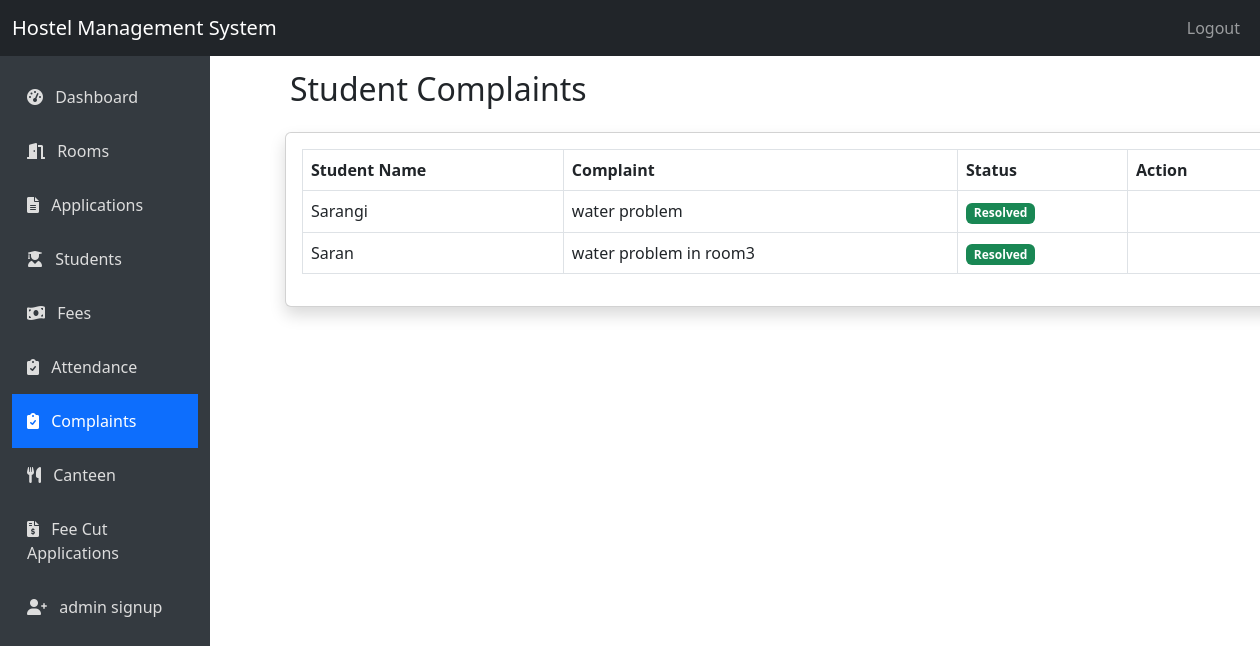
Screenshot of /admin/complaints (signed in) with the database file from the repository.
### hostel1.11-main/hostel1.0/app.py (models this page shows)
class Complaint(db.Model):
    id = db.Column(db.Integer, primary_key=True)
    student_id = db.Column(db.Integer, db.ForeignKey('student.id'), nullable=False)
    text = db.Column(db.Text, nullable=False)
    status = db.Column(db.String(20), default='pending')  # pending, resolved
    created_at = db.Column(db.DateTime, default=datetime.utcnow)
    student = db.relationship('Student', backref=db.backref('complaints', lazy=True))

class Student(db.Model):
    id = db.Column(db.Integer, primary_key=True)
    user_id = db.Column(db.Integer, db.ForeignKey('user.id'), nullable=False)
    name = db.Column(db.String(100), nullable=False)
    email = db.Column(db.String(100), unique=True, nullable=False)
    phone = db.Column(db.String(15), nullable=False)
    address = db.Column(db.String(200), nullable=False)
    course = db.Column(db.String(50), nullable=False)
    district = db.Column(db.String(75), nullable=False)
    year = db.Column(db.Integer, nullable=False)
    annual_income = db.Column(db.Integer, nullable=False)
    gender = db.Column(db.String(10), nullable=False)  # 'male' or 'female'
    room_id = db.Column(db.Integer, db.ForeignKey('room.id'), nullable=True)

### hostel1.11-main/hostel1.0/app.py (the view)
@app.route('/admin/complaints')
def admin_complaints():
    if 'user_id' not in session or session['role'] != 'admin':
        return redirect(url_for('login'))
    complaints = Complaint.query.all()
    return render_template('admin/complaints.html', complaints=complaints)

### hostel1.11-main/hostel1.0/templates/admin/complaints.html (shortened to what this page needs)
{% extends "layout.html" %}
{% block content %}
<h2 class="mb-4">Student Complaints</h2>
<div class="card shadow mb-4">
    <div class="card-body">
        {% if complaints %}
        <div class="table-responsive">
            <table class="table table-bordered">
                <thead>
                    <tr>
                        <th>Student Name</th>
                        <th>Complaint</th>
                        <th>Status</th>
                        <th>Action</th>
                    </tr>
                </thead>
                <tbody>
                    {% for complaint in complaints %}
                    <tr>
                        <td>{{ complaint.student.name }}</td>
                        <td>{{ complaint.text }}</td>
                        <td>
                            {% if complaint.status == 'pending' %}
                                <span class="badge bg-warning">Pending</span>
                            {% else %}
                                <span class="badge bg-success">Resolved</span>
                            {% endif %}
                        </td>
                        <td>
                        </td>
                    </tr>
                    {% endfor %}
                </tbody>
            </table>
        </div>
        {% else %}
        <div class="alert alert-info">No complaints submitted.</div>
        {% endif %}
    </div>
</div>
{% endblock %}

### hostel1.11-main/hostel1.0/templates/admin/complaints.html (style rules this page uses)
.card { margin-left: 15px; }
h2.mb-4 { padding-left: 20px; }

### rows the page displays
Complaint: student.name "Sarangi", text "water problem", status "Resolved"
Complaint: student.name "Saran", text "water problem in room3", status "Resolved"
